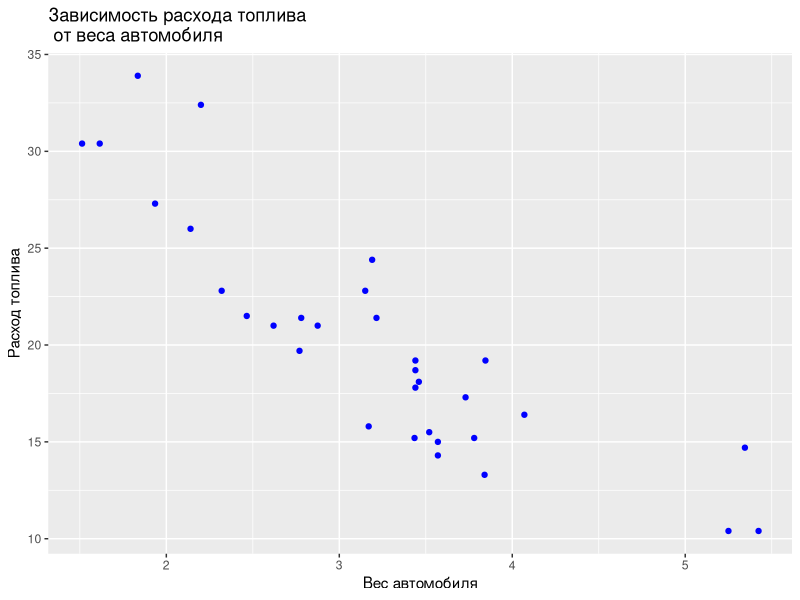
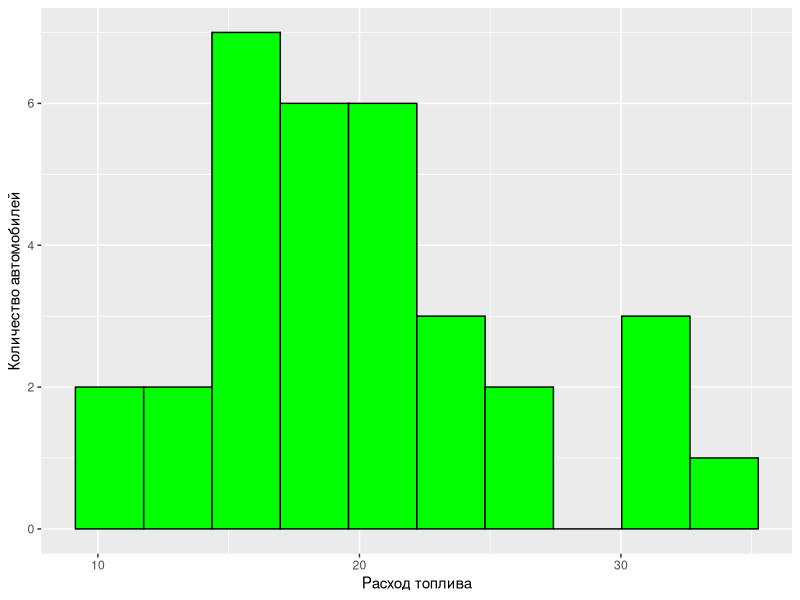
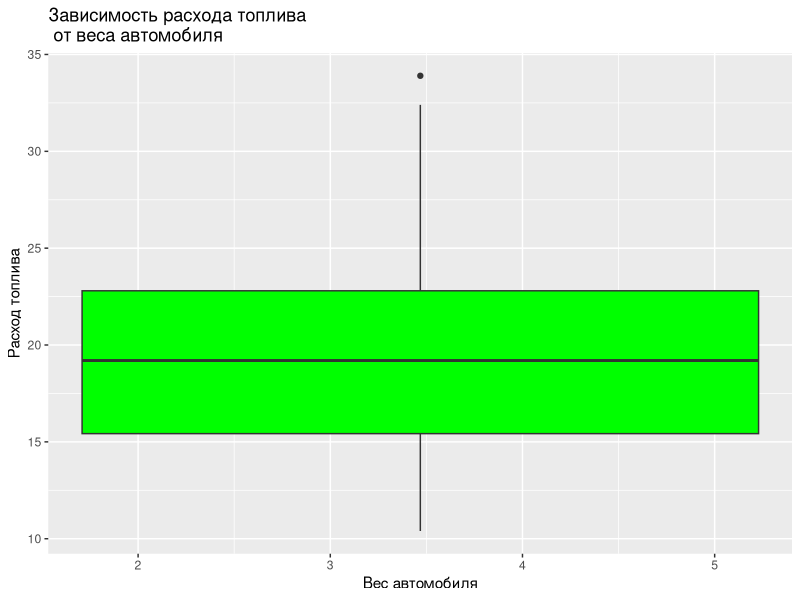

Generate these figures, in order, with R:
## ---- chunk 1
knitr::opts_chunk$set(echo = TRUE)
## ---- chunk 2
library(ggplot2)
ggplot(mtcars, aes(x = wt, y = mpg)) +
  geom_point(color = "blue") +
  ggtitle("Зависимость расхода топлива \n от веса автомобиля") +
  xlab("Вес автомобиля") +
  ylab("Расход топлива")
## ---- chunk 3
library(ggplot2)
ggplot(mtcars, aes(x = mpg)) +
  geom_histogram(bins = 10, fill = "green", color = "black") +
  xlab("Расход топлива") +
  ylab("Количество автомобилей")
## ---- chunk 4
library(ggplot2)
ggplot(mtcars, aes(x = wt, y = mpg)) +
  geom_boxplot(fill = "green") +
  ggtitle("Зависимость расхода топлива \n от веса автомобиля") +
  xlab("Вес автомобиля") +
  ylab("Расход топлива")
